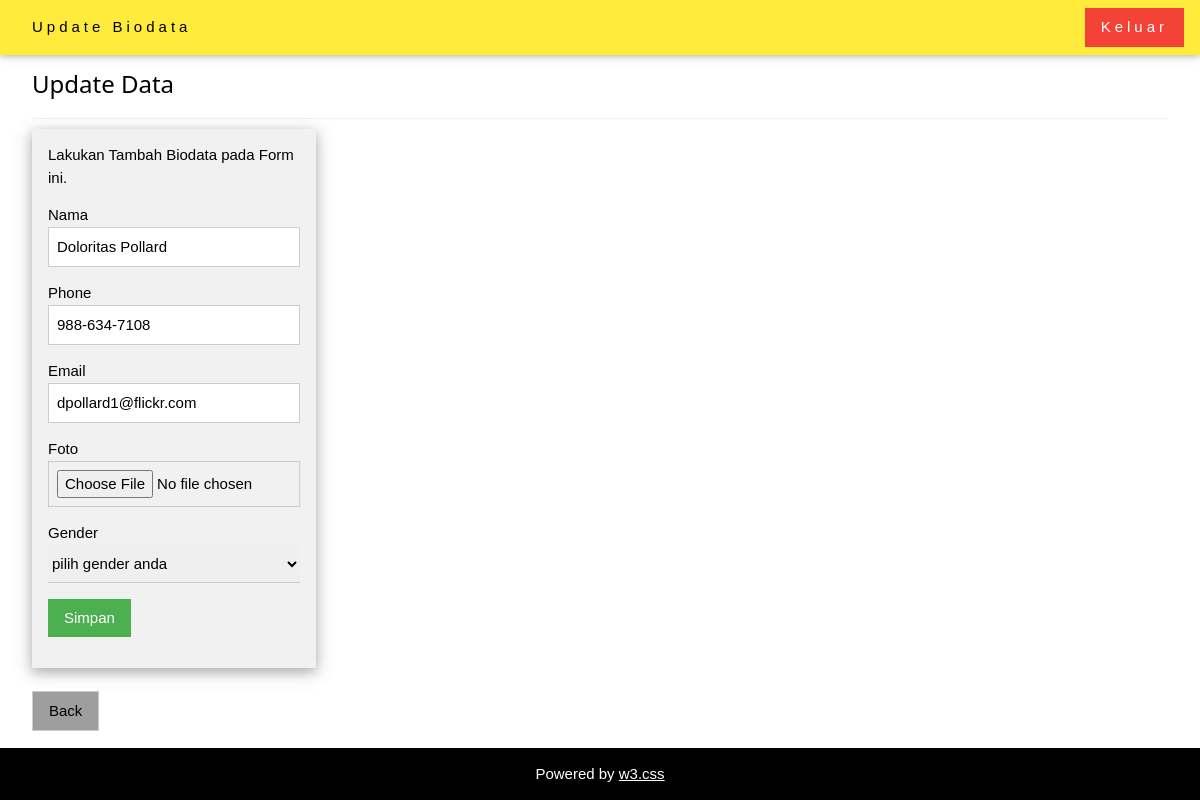
The page /updatebiodata.php?id=3 on the database its author committed.
### tables this page shows
CREATE TABLE `biodata` (
  `id` int(11) NOT NULL,
  `nama` varchar(50) DEFAULT '0',
  `phone` varchar(50) DEFAULT '0',
  `email` varchar(50) DEFAULT '0',
  `foto` varchar(50) DEFAULT '0',
  `gender` varchar(50) DEFAULT '0'
);

### updatebiodata.php (the view, shortened to what this page needs)
<?php
  $servername = "localhost";
  $username = "root";
  $password = "";
  $db		  = "bukutamu";
  $conn = mysqli_connect($servername, $username, $password, $db);
  $id=$_GET['id'];
  $result=mysqli_query($conn,"SELECT * FROM biodata WHERE id=$id");
  if(mysqli_num_rows($result) > 0)
		{
		  $row=mysqli_fetch_assoc($result);
		}
?>
<!DOCTYPE html>
<html>
<link rel="stylesheet" href="asset/css/w3.css">
<body>
<div class="w3-top">
  <div class="w3-bar w3-yellow w3-wide w3-padding w3-card">
    <a href="#home" class="w3-bar-item w3-button">Update Biodata</a>
    <a href="logout.php" class="w3-bar-item w3-button w3-red w3-right">Keluar</a>
  </div>
</div>
<div class="w3-content w3-padding" style="max-width:1564px">
  <div class="w3-container w3-padding-32" id="contact">
    <h3 class="w3-border-bottom w3-border-light-grey w3-padding-16">Update Data</h3>
    <div class="w3-row">
      <form class="w3-container w3-col w3-card-4 w3-light-grey m3" action="ubahbiodata.php" method="post" enctype="multipart/form-data">
      <p>Lakukan Tambah Biodata pada Form ini.</p>
      <p><label>Nama</label>
      <input class="w3-input w3-border" name="nama" type="text" value="<?php echo $row['nama'];?>"></p>
      <p><label>Phone</label>
      <input class="w3-input w3-border" name="phone" type="text" value="<?php echo $row['phone'];?>"></p>
      <p><label>Email</label>
      <input class="w3-input w3-border" name="email" type="text" value="<?php echo $row['email'];?>"></p>
      <p><label>Foto </label>
      <input class="w3-input w3-border" name="filefoto" type="file"></p>
      <p><label>Gender</label>
      <select class="w3-select" name="gender">
        <option value="" disabled selected>pilih gender anda</option>
      </select>
      <input class="w3-button w3-green w3-section" type="submit" name="submit" value="Simpan">
      </form>
    </div>
    <br>
    <a href="profilbiodata.php" class="w3-button w3-border w3-gray">Back</a>
  </div>
</div>
<footer class="w3-bottom w3-center w3-black w3-padding-10">
  <p>Powered by <a href="https://www.w3schools.com/w3css/default.asp" title="W3.CSS" target="_blank" class="w3-hover-text-green">w3.css</a></p>
</footer>
</body>
</html>

### asset/css/w3.css (style rules this page uses)
*,*:before,*:after { box-sizing:inherit }
html { -ms-text-size-adjust:100%;-webkit-text-size-adjust:100% }
body { margin:0 }
article,aside,details,figcaption,figure,footer,header,main,menu,nav,section,summary { display:block }
a { background-color:transparent;-webkit-text-decoration-skip:objects }
button,input,select,textarea { font:inherit;margin:0 }
button,input { overflow:visible }
button,select { text-transform:none }
button,html [type=button],[type=reset],[type=submit] { -webkit-appearance:button }
html,body { font-family:Verdana,sans-serif;font-size:15px;line-height:1.5 }
html { overflow-x:hidden }
h3 { font-size:24px }
h1,h2,h3,h4,h5,h6 { font-family:"Segoe UI",Arial,sans-serif;font-weight:400;margin:10px 0 }
.w3-wide { letter-spacing:4px }
a { color:inherit }
.w3-btn,.w3-button { border:none;display:inline-block;padding:8px 16px;vertical-align:middle;overflow:hidden;text-decoration:none;color:inherit;background-color:inherit;text-align:center;cursor:pointer;white-space:nowrap }
.w3-btn,.w3-button { -webkit-touch-callout:none;-webkit-user-select:none;-khtml-user-select:none;-moz-user-select:none;-ms-user-select:none;user-select:none }
.w3-input { padding:8px;display:block;border:none;border-bottom:1px solid #ccc;width:100% }
.w3-select { padding:9px 0;width:100%;border:none;border-bottom:1px solid #ccc }
.w3-bar { width:100%;overflow:hidden }
.w3-bar .w3-bar-item { padding:8px 16px;float:left;width:auto;border:none;display:block;outline:0 }
.w3-bar .w3-button { white-space:normal }
.w3-container:after,.w3-container:before,.w3-panel:after,.w3-panel:before,.w3-row:after,.w3-row:before,.w3-row-padding:after,.w3-row-padding:before, .w3-cell-row:before,.w3-cell-row:after,.w3-clear:after,.w3-clear:before,.w3-bar:before,.w3-bar:after { content:"";display:table;clear:both }
.w3-col,.w3-half,.w3-third,.w3-twothird,.w3-threequarter,.w3-quarter { float:left;width:100% }
@media (min-width:601px) { .w3-col.m3,.w3-quarter { width:24.99999% } }
.w3-content,.w3-auto { margin-left:auto;margin-right:auto }
.w3-content { max-width:980px }
.w3-top,.w3-bottom { position:fixed;width:100%;z-index:1 }
.w3-top { top:0 }
.w3-bottom { bottom:0 }
.w3-container,.w3-panel { padding:0.01em 16px }
.w3-card,.w3-card-2 { box-shadow:0 2px 5px 0 rgba(0,0,0,0.16),0 2px 10px 0 rgba(0,0,0,0.12) }
.w3-card-4,.w3-hover-shadow:hover { box-shadow:0 4px 10px 0 rgba(0,0,0,0.2),0 4px 20px 0 rgba(0,0,0,0.19) }
.w3-center { text-align:center!important }
.w3-border { border:1px solid #ccc!important }
.w3-border-bottom { border-bottom:1px solid #ccc!important }
.w3-section,.w3-code { margin-top:16px!important;margin-bottom:16px!important }
.w3-padding { padding:8px 16px!important }
.w3-padding-16 { padding-top:16px!important;padding-bottom:16px!important }
.w3-padding-32 { padding-top:32px!important;padding-bottom:32px!important }
.w3-right { float:right!important }
.w3-green,.w3-hover-green:hover { color:#fff!important;background-color:#4CAF50!important }
.w3-red,.w3-hover-red:hover { color:#fff!important;background-color:#f44336!important }
.w3-yellow,.w3-hover-yellow:hover { color:#000!important;background-color:#ffeb3b!important }
.w3-black,.w3-hover-black:hover { color:#fff!important;background-color:#000!important }
.w3-grey,.w3-hover-grey:hover,.w3-gray,.w3-hover-gray:hover { color:#000!important;background-color:#9e9e9e!important }
.w3-light-grey,.w3-hover-light-grey:hover,.w3-light-gray,.w3-hover-light-gray:hover { color:#000!important;background-color:#f1f1f1!important }
.w3-border-light-grey,.w3-hover-border-light-grey:hover,.w3-border-light-gray,.w3-hover-border-light-gray:hover { border-color:#f1f1f1!important }

### rows shown on the page
biodata: nama "Doloritas Pollard", phone "988-634-7108", email "dpollard1@flickr.com"
